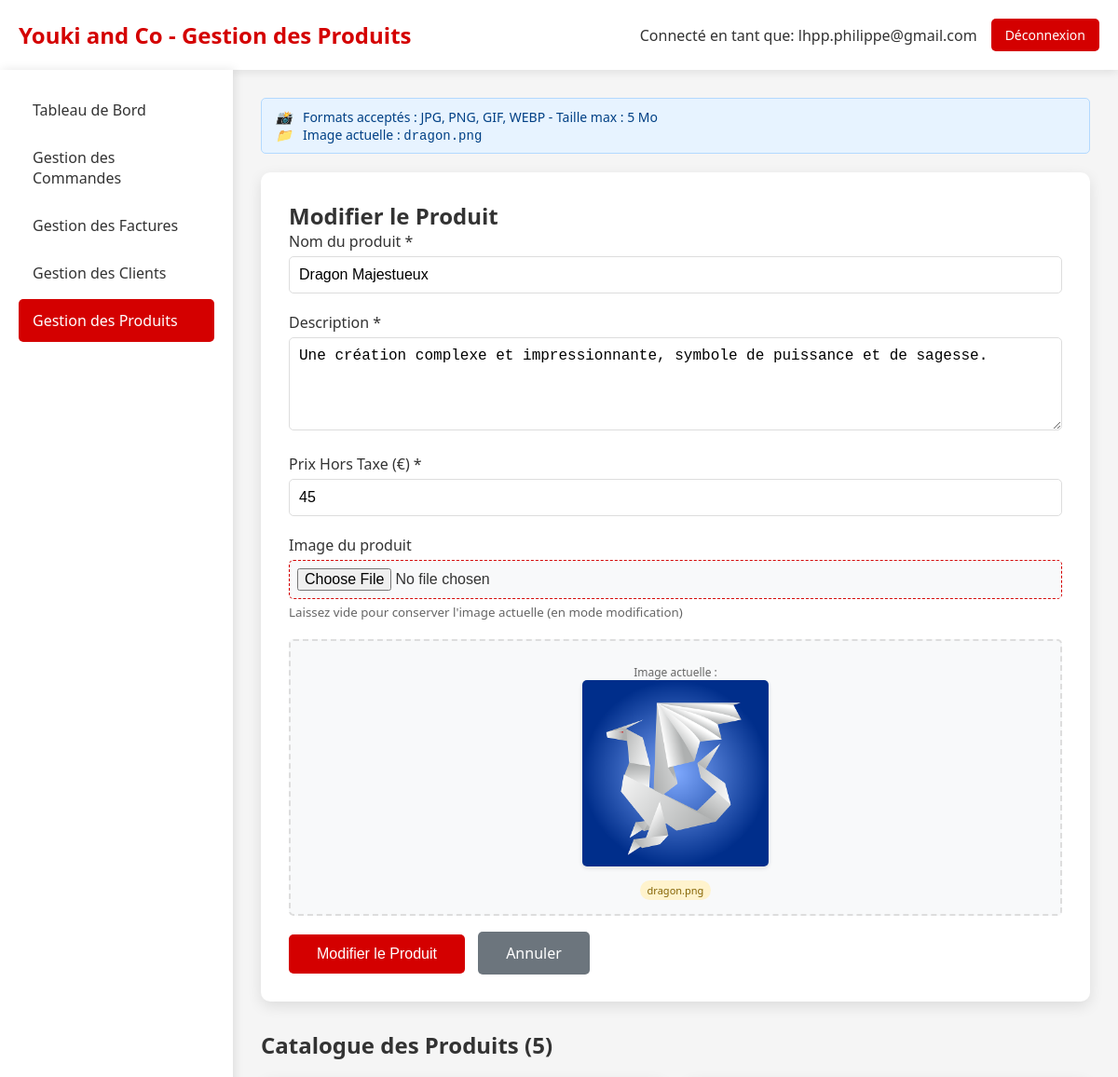
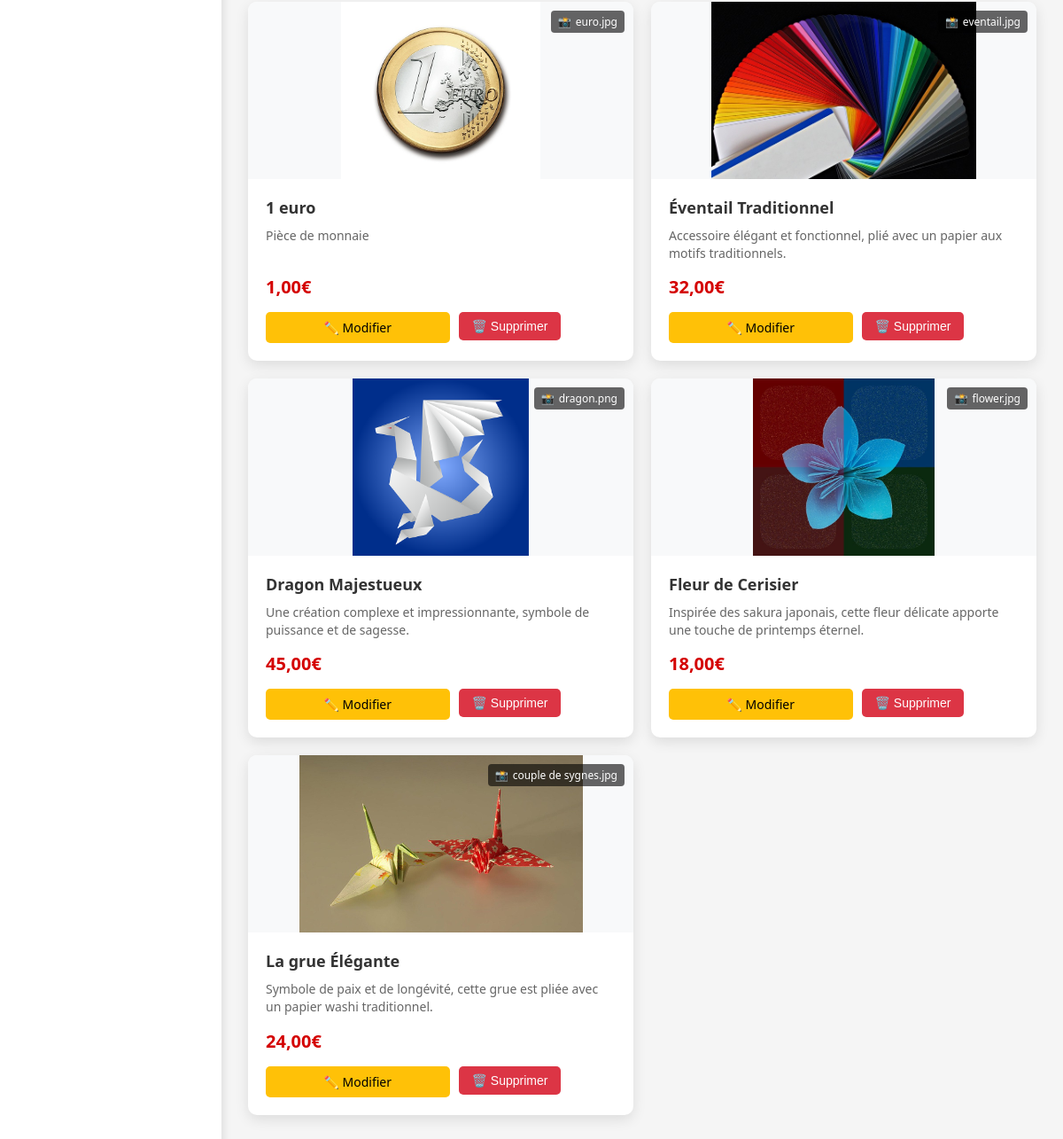
The page /admin_produits.php?edit=3 (signed in) on the database its author committed (2 pictures, top to bottom).
### tables this page shows
CREATE TABLE `Origami` (
  `idOrigami` bigint NOT NULL,
  `nom` varchar(50) NOT NULL,
  `description` varchar(300) NOT NULL,
  `photo` varchar(300) NOT NULL,
  `prixHorsTaxe` double NOT NULL
);

### admin_produits.php (the view, shortened to what this page needs)
<?php
require_once 'config.php';
try {
    $pdo = new PDO("mysql:host=$host;dbname=$dbname;charset=utf8", $username, $password);
    $pdo->setAttribute(PDO::ATTR_ERRMODE, PDO::ERRMODE_EXCEPTION);
    $stmt = $pdo->query("SELECT * FROM Origami ORDER BY idOrigami DESC");
    $produits = $stmt->fetchAll(PDO::FETCH_ASSOC);
    $produitEdit = null;
    if (isset($_GET['edit'])) {
        $stmt = $pdo->prepare("SELECT * FROM Origami WHERE idOrigami = ?");
        $stmt->execute([$_GET['edit']]);
        $produitEdit = $stmt->fetch(PDO::FETCH_ASSOC);
    }
} catch (PDOException $e) {
    die("Erreur de connexion à la base de données: " . $e->getMessage());
}
?>
<!DOCTYPE html>
<html lang="fr">
<head>
</head>
<body>
    <div class="header">
        <div class="logo">
            <h1>Youki and Co - Gestion des Produits</h1>
        </div>
        <div class="admin-info">
            <span>Connecté en tant que: <?= htmlspecialchars($_SESSION['admin_email']) ?></span>
            <a href="admin_dashboard.php?logout=1" class="btn-logout">Déconnexion</a>
        </div>
    </div>
    <div class="container">
        <div class="sidebar">
            <a href="admin_dashboard.php" class="nav-item">Tableau de Bord</a>
            <a href="admin_commandes.php" class="nav-item">Gestion des Commandes</a>
            <a href="admin_factures.php" class="nav-item">Gestion des Factures</a>
            <a href="admin_clients.php" class="nav-item">Gestion des Clients</a>
            <a href="admin_produits.php" class="nav-item active">Gestion des Produits</a>
        </div>
        <div class="main-content">
            <div class="upload-info">
                <i>📸</i>
                Formats acceptés : JPG, PNG, GIF, WEBP - Taille max : 5 Mo
                <?php if ($produitEdit && $produitEdit['photo'] && $produitEdit['photo'] != 'img/placeholder.jpg'): ?>
                    <br><i>📁</i> Image actuelle : <code><?= basename($produitEdit['photo']) ?></code>
                <?php endif; ?>
            </div>
            <div class="form-container">
                <h2><?= $produitEdit ? 'Modifier le Produit' : 'Ajouter un Nouveau Produit' ?></h2>
                <form method="POST" enctype="multipart/form-data">
                    <div class="form-group">
                        <label for="nom">Nom du produit *</label>
                        <input type="text" id="nom" name="nom"
                               value="<?= htmlspecialchars($produitEdit['nom'] ?? '') ?>"
                               required>
                    </div>
                    <div class="form-group">
                        <label for="description">Description *</label>
                        <textarea id="description" name="description" required><?= htmlspecialchars($produitEdit['description'] ?? '') ?></textarea>
                    </div>
                    <div class="form-group">
                        <label for="prixHorsTaxe">Prix Hors Taxe (€) *</label>
                        <input type="number" id="prixHorsTaxe" name="prixHorsTaxe"
                               step="0.01" min="0"
                               value="<?= htmlspecialchars($produitEdit['prixHorsTaxe'] ?? '') ?>"
                               required>
                    </div>
                    <div class="form-group">
                        <label for="photo">Image du produit</label>
                        <input type="file" id="photo" name="photo"
                               accept="image/jpeg,image/jpg,image/png,image/gif,image/webp">
                        <small style="color: #666; display: block; margin-top: 5px;">
                            Laissez vide pour conserver l'image actuelle (en mode modification)
                        </small>
                    </div>
                    <?php if ($produitEdit && $produitEdit['photo']): ?>
                    <div class="image-preview">
                        <p>Image actuelle :</p>
                        <img src="<?= htmlspecialchars($produitEdit['photo']) ?>"
                             alt="Aperçu"
                             onerror="this.src='img/placeholder.jpg'">
                        <p>
                            <span class="badge badge-warning">
                                <?= basename($produitEdit['photo']) ?>
                            </span>
                        </p>
                    </div>
                    <?php endif; ?>
                    <div style="margin-top: 20px;">
                        <button type="submit" name="action" value="<?= $produitEdit ? 'modifier' : 'ajouter' ?>" class="btn-submit">
                            <?= $produitEdit ? 'Modifier le Produit' : 'Ajouter le Produit' ?>
                        </button>
                        <?php if ($produitEdit): ?>
                            <a href="admin_produits.php" class="btn-cancel">Annuler</a>
                        <?php endif; ?>
                    </div>
                </form>
            </div>
            <div class="section">
                <h2 style="margin-bottom: 20px;">Catalogue des Produits (<?= count($produits) ?>)</h2>
                <div class="product-grid">
                    <?php foreach ($produits as $produit): ?>
                    <div class="product-card">
                        <div class="product-image">
                            <img src="<?= htmlspecialchars($produit['photo']) ?>"
                                 alt="<?= htmlspecialchars($produit['nom']) ?>"
                                 onerror="this.src='img/placeholder.jpg'">
                            <div class="image-badge">
                                <span>📸</span>
                                <?= basename($produit['photo']) ?>
                            </div>
                        </div>
                        <div class="product-info">
                            <div class="product-name"><?= htmlspecialchars($produit['nom']) ?></div>
                            <div class="product-description"><?= htmlspecialchars($produit['description']) ?></div>
                            <div class="product-price"><?= number_format($produit['prixHorsTaxe'], 2, ',', ' ') ?>€</div>
                            <div class="product-actions">
                                <a href="admin_produits.php?edit=<?= $produit['idOrigami'] ?>" class="btn-edit">✏️ Modifier</a>
                                <form method="POST" style="display: inline; flex: 1;">
                                    <button type="submit" name="action" value="supprimer" class="btn-delete"
                                            onclick="return confirm('Êtes-vous sûr de vouloir supprimer ce produit ? Cette action est irréversible.')">
                                        🗑️ Supprimer
                                    </button>
                                </form>
                            </div>
                        </div>
                    </div>
                    <?php endforeach; ?>
                </div>
            </div>
        </div>
    </div>
</body>
</html>

### admin_produits.php (style rules this page uses)
.product-grid { display: grid; grid-template-columns: repeat(auto-fill, minmax(300px, 1fr)); gap: 20px; margin-bottom: 30px; }
.product-card { background: white; border-radius: 10px; box-shadow: 0 5px 15px rgba(0,0,0,0.1); overflow: hidden; transition: transform 0.3s; display: flex; flex-direction: column; }
.product-image { height: 200px; background: #f8f9fa; display: flex; align-items: center; justify-content: center; overflow: hidden; position: relative; }
.product-image img { max-width: 100%; max-height: 100%; object-fit: cover; transition: transform 0.3s; }
.product-image .image-badge { position: absolute; top: 10px; right: 10px; background: rgba(0,0,0,0.6); color: white; padding: 4px 8px; border-radius: 4px; font-size: 12px; display: flex; align-items: center; gap: 5px; }
.product-info { padding: 20px; flex: 1; display: flex; flex-direction: column; }
.product-name { font-size: 18px; font-weight: bold; margin-bottom: 10px; color: #333; }
.product-description { color: #666; font-size: 14px; margin-bottom: 15px; line-height: 1.4; flex: 1; }
.product-price { font-size: 20px; font-weight: bold; color: #d40000; margin-bottom: 15px; }
.product-actions { display: flex; gap: 10px; margin-top: auto; }
.btn-edit, .btn-delete { padding: 8px 15px; border: none; border-radius: 5px; cursor: pointer; text-decoration: none; font-size: 14px; transition: all 0.3s; flex: 1; text-align: center; }
.btn-edit { background: #ffc107; color: black; }
.btn-delete { background: #dc3545; color: white; }
.form-container { background: white; padding: 30px; border-radius: 10px; box-shadow: 0 5px 15px rgba(0,0,0,0.1); margin-bottom: 30px; }
.form-group { margin-bottom: 20px; }
.form-group label { display: block; margin-bottom: 5px; font-weight: 500; color: #333; }
.form-group input, .form-group textarea, .form-group select { width: 100%; padding: 10px; border: 1px solid #ddd; border-radius: 5px; font-size: 16px; transition: border-color 0.3s; }
.form-group textarea { height: 100px; resize: vertical; }
.form-group input[type="file"] { padding: 8px; background: #f8f9fa; border: 1px dashed #d40000; }
.image-preview { margin-top: 10px; padding: 15px; background: #f8f9fa; border-radius: 5px; text-align: center; border: 2px dashed #ddd; }
.image-preview img { max-width: 200px; max-height: 200px; border-radius: 5px; box-shadow: 0 2px 5px rgba(0,0,0,0.1); }
.image-preview p { margin: 10px 0 0; color: #666; font-size: 12px; }
.btn-submit { background: #d40000; color: white; padding: 12px 30px; border: none; border-radius: 5px; cursor: pointer; font-size: 16px; transition: background 0.3s; }
.btn-cancel { background: #6c757d; color: white; padding: 12px 30px; border: none; border-radius: 5px; cursor: pointer; font-size: 16px; text-decoration: none; margin-left: 10px; transition: background 0.3s; }
* { margin: 0; padding: 0; box-sizing: border-box; }
body { font-family: 'Segoe UI', Tahoma, Geneva, Verdana, sans-serif; background: #f5f5f5; color: #333; }
.header { background: white; padding: 20px; box-shadow: 0 2px 10px rgba(0,0,0,0.1); display: flex; justify-content: space-between; align-items: center; }
.logo h1 { color: #d40000; font-size: 24px; }
.admin-info { display: flex; align-items: center; gap: 15px; }
.btn-logout { background: #d40000; color: white; padding: 8px 15px; text-decoration: none; border-radius: 5px; font-size: 14px; transition: background 0.3s; }
.container { display: flex; min-height: calc(100vh - 80px); }
.sidebar { width: 250px; background: white; padding: 20px; box-shadow: 2px 0 10px rgba(0,0,0,0.1); }
.nav-item { display: block; padding: 12px 15px; color: #333; text-decoration: none; border-radius: 5px; margin-bottom: 5px; transition: all 0.3s; }
.nav-item:hover, .nav-item.active { background: #d40000; color: white; }
.main-content { flex: 1; padding: 30px; }
.upload-info { background: #e7f3ff; border: 1px solid #b3d9ff; padding: 10px 15px; border-radius: 5px; margin-bottom: 20px; color: #004085; font-size: 14px; }
.upload-info i { margin-right: 8px; }
.badge { display: inline-block; padding: 3px 8px; border-radius: 12px; font-size: 11px; font-weight: normal; background: #e0e0e0; color: #333; }
.badge-warning { background: #fff3cd; color: #856404; }

### rows shown on the page
origami: photo "dragon.png", nom "Dragon Majestueux", description "Une création complexe et impressionnante, symbole de puissance et de sagesse.", prixHorsTaxe "45", photo (picture), prixHorsTaxe "45,00"
origami: photo (picture), photo "euro.jpg", nom "1 euro", description "Pièce de monnaie", prixHorsTaxe "1,00"
origami: photo (picture), photo "eventail.jpg", nom "Éventail Traditionnel", description "Accessoire élégant et fonctionnel, plié avec un papier aux motifs traditionnels.", prixHorsTaxe "32,00"
origami: photo (picture), photo "flower.jpg", nom "Fleur de Cerisier", description "Inspirée des sakura japonais, cette fleur délicate apporte une touche de printemps éternel.", prixHorsTaxe "18,00"
origami: photo (picture), photo "couple de sygnes.jpg", nom "La grue Élégante", description "Symbole de paix et de longévité, cette grue est pliée avec un papier washi traditionnel.", prixHorsTaxe "24,00"

### other values the page prints
$_SESSION['admin_email'] "lhpp.philippe@gmail.com"
count($produits) "5"
